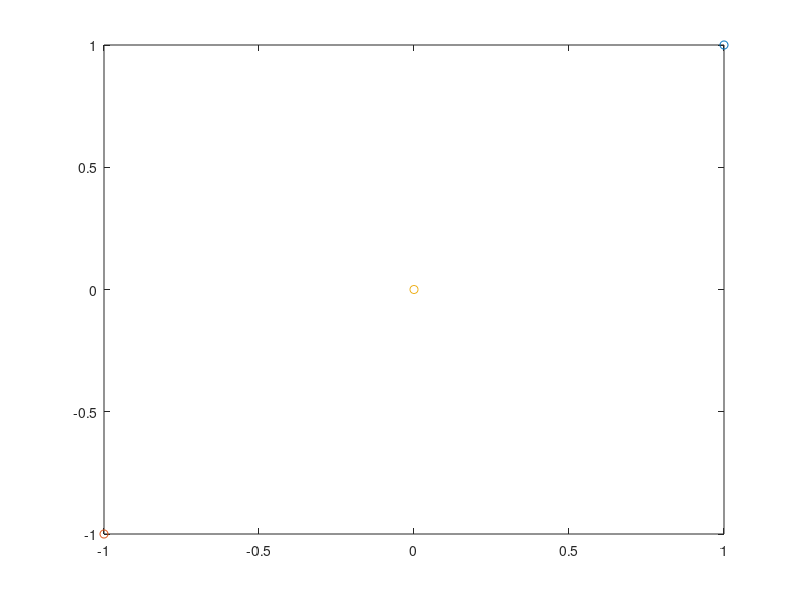

Reproduce this figure in MATLAB. (Note: this script raises an error after producing the figure.)
clc; clear;

% define epsilon and t final 
e = 1e-3;
tf = 5;

% calculate num of steps
nstep = tf/e;

% define constants
G = 3;
M = 30;
m = [1.1e-1 1.3e-1];

% define V & F
V = @(x,y,m) - G*m*M * (x^2 + y^2)^(-1/2);
Fx = @(x,y,m) - G*m*M * x * (x^2 + y^2)^(-3/2);
Fy = @(x,y,m) - G*m*M * y * (x^2 + y^2)^(-3/2);

% define p(t, n, p_n) & q(t, n, q_n)
p(1,1,:) = [0.3 -0.8];
p(1,2,:) = [-0.1 0.9];
q(1,1,:) = [1 1];
q(1,2,:) = [-1 -1];
t(1) = 0;

% define Hamiltonian
p1 = squeeze(p(1,1,:))';
p2 = squeeze(p(1,2,:))';
q1 = squeeze(q(1,1,:))';
q2 = squeeze(q(1,2,:))';
H(1,:) = dot(p1,p1)/(2*m(1)) + V(q1(1), q1(2), m(1)) +...
         dot(p2,p2)/(2*m(2)) + V(q2(1), q2(2), m(2));

%% euler-cromer iteration
for n=1:2
    for i=1:nstep
        pn = squeeze(p(i,n,:))';
        px = pn(1); py = pn(2);
        qn = squeeze(q(i,n,:))';
        qx = qn(1); qy = qn(2);

        p(i+1,n,1) = px + e * Fx(qx, qy, m(n)); % Px
        p(i+1,n,2) = py + e * Fy(qx, qy, m(n)); % Py
        pn1 = squeeze(p(i+1,n,:))';
        q(i+1,n,:) = qn + e * pn1/m(n); % Q
        if n==1
            H(i+1,:) = dot(pn,pn)/(2*m(n)) + V(qx, qy, m(n));
            t(i+1) = t(i) + e;
        else
            H(i+1,:) = H(i+1,:) + dot(pn,pn)/(2*m(n)) + V(qx, qy, m(n));
        end
    end
end

%% RK2
RK2_p(1,:,:) = p(1,:,:);
RK2_q(1,:,:) = q(1,:,:);
RK2_H(1,:) = H(1,:);
RK2_t(1) = t(1);

for n=1:2
    for i=1:nstep
        pn = squeeze(RK2_p(i,n,:))';
        px = pn(1); py = pn(2);
        qn = squeeze(RK2_q(i,n,:))';
        qx = qn(1); qy = qn(2);

        % k1
        RK2_k1_q(i,:) = pn/m(n);
        RK2_k1_p(i,1) = Fx(qx, qy, m(n)); % Px
        RK2_k1_p(i,2) = Fy(qx, qy, m(n)); % Py
    
        % mid for k2
        RK2_q_mid(i,:) = qn + e * 0.5 * RK2_k1_q(i,:);
        RK2_p_mid(i,:) = pn + e * 0.5 * RK2_k1_p(i,:);
    
        % k2
        RK2_k2_q(i,:) = RK2_p_mid(i,:)/m(n);
        RK2_k2_p(i,1) = Fx(RK2_q_mid(i,1), RK2_q_mid(i,2), m(n)); % Px
        RK2_k2_p(i,2) = Fy(RK2_q_mid(i,1), RK2_q_mid(i,2), m(n)); % Py
    
        %
        RK2_p(i+1,n,:) = pn + e * RK2_k2_p(i,:);
        RK2_q(i+1,n,:) = qn + e * RK2_k2_q(i,:);
        
        if n==1
            RK2_H(i+1,:) = dot(pn,pn) / (2*m(n)) + V(qx, qy, m(n));
            RK2_t(i+1) = RK2_t(i) + e;
        else
            RK2_H(i+1,:) = RK2_H(i+1,:) + dot(pn,pn) / (2*m(n)) + V(qx, qy, m(n));
        end
    end
end

%% PLOTS
plot3(RK2_p(:,1,1), RK2_p(:,1,2), RK2_t, 'x-',...
      RK2_p(:,2,1), RK2_p(:,2,2), RK2_t, 'x-',...
      p(:,1,1), p(:,1,2), t, '.-',...
      p(:,2,1), p(:,2,2), t, '.-');
title('Momentum (p vs t)');
legend('P1 - RK2', 'P2 - RK2', ...
       'P1 - EC', 'P2 - EC');
xlabel('p_x');
ylabel('p_y');
zlabel('t');
pause;

plot3(RK2_q(:,1,1), RK2_q(:,1,2), RK2_t, 'x-',...
      RK2_q(:,2,1), RK2_q(:,2,2), RK2_t, 'x-',...
      p(:,1,1), p(:,1,2), t, '.-',...
      p(:,2,1), p(:,2,2), t, '.-');
title('Position (qx vs qy)');
legend('P1 - RK2', 'P2 - RK2', ...
       'P1 - EC', 'P2 - EC');
xlabel('q_x');
ylabel('q_y');
zlabel('t');
pause;

plot3(RK2_p(:,1,1), RK2_q(:,1,1), RK2_t, 'x-',...
      RK2_p(:,2,1), RK2_q(:,2,1), RK2_t, 'x-',...
      p(:,1,1), q(:,1,1), t, '.-',...
      p(:,2,1), q(:,2,1), t, '.-');
title('Phase space diagram(px vs qx)');
legend('P1 - RK2', 'P2 - RK2', ...
       'P1 - EC', 'P2 - EC');
xlabel('px');
ylabel('qy');
pause;

plot(RK2_t, RK2_H(:,1), 'x-', ...
     t, H(:,1), '.-');
title('Hamiltonian (H vs t)');
legend('RK2', 'EC');
xlabel('t');
ylabel('H');
pause;

%% SIMULATION
trail = nstep;
for i=1:5:nstep
    if i <= trail
        range = 1:i;
    else
        range = i-trail:i;
    end

    p1_x = q(i,1,1);
    p1_y = q(i,1,2);
    p1_r = sqrt(p1_x.^2 + p1_y.^2);
    
    p2_x = q(i,2,1);
    p2_y = q(i,2,2);
    p2_r = sqrt(p2_x.^2 + p2_y.^2);

    p = plot(q(i,1,1), q(i,1,2), 'o', ...
             q(i,2,1), q(i,2,2), 'o', ...
             0,0,'o',...
             q(range,1,1), q(range,1,2), '-',...
             q(range,2,1), q(range,2,2), '-');

    % PLANET 1
    p(1).MarkerSize = 10;
    p(1).MarkerFaceColor = 'red';
    p(4).Color = [0.5 0 0];

    % PLANET 2
    p(2).MarkerSize = 10;
    p(2).MarkerFaceColor = 'blue';
    p(5).Color = [0 0 0.5];
    
    % SUN
    p(3).MarkerSize = 20;
    p(3).MarkerFaceColor = 'yellow';


    legend('Planet 1', 'Planet 2', 'Sun');
    text(p1_x, p1_y, ['    r = ', num2str(p1_r)]);
    text(p2_x, p2_y, ['    r = ', num2str(p2_r)]);
    xlim([-3 3]);
    ylim([-3 3]);
    pause(e);
end

%% KEPLER
kep = [];

for n=1:2
    planet_q = squeeze(q(:,n,:));
    planet_r = sqrt(planet_q(:,1).^2 + planet_q(:,2).^2);
    
    [max, I_max] = findpeaks(planet_r);
    [min, I_min] = findpeaks(-planet_r);
    
    perihelion = planet_q(I_min(1), :);
    aphelion = planet_q(I_max(1), :);
    V = perihelion - aphelion;
    a = sqrt(V * V') / 2;
    T = I_min(2) - I_min(1);
    
    kep = [kep; a^3/T^2];
    
end
bar(kep);
title('Kepler constant (a^3/T^2)');
text(1:length(kep), kep, num2str(kep), 'vert','bottom','horiz','center');
